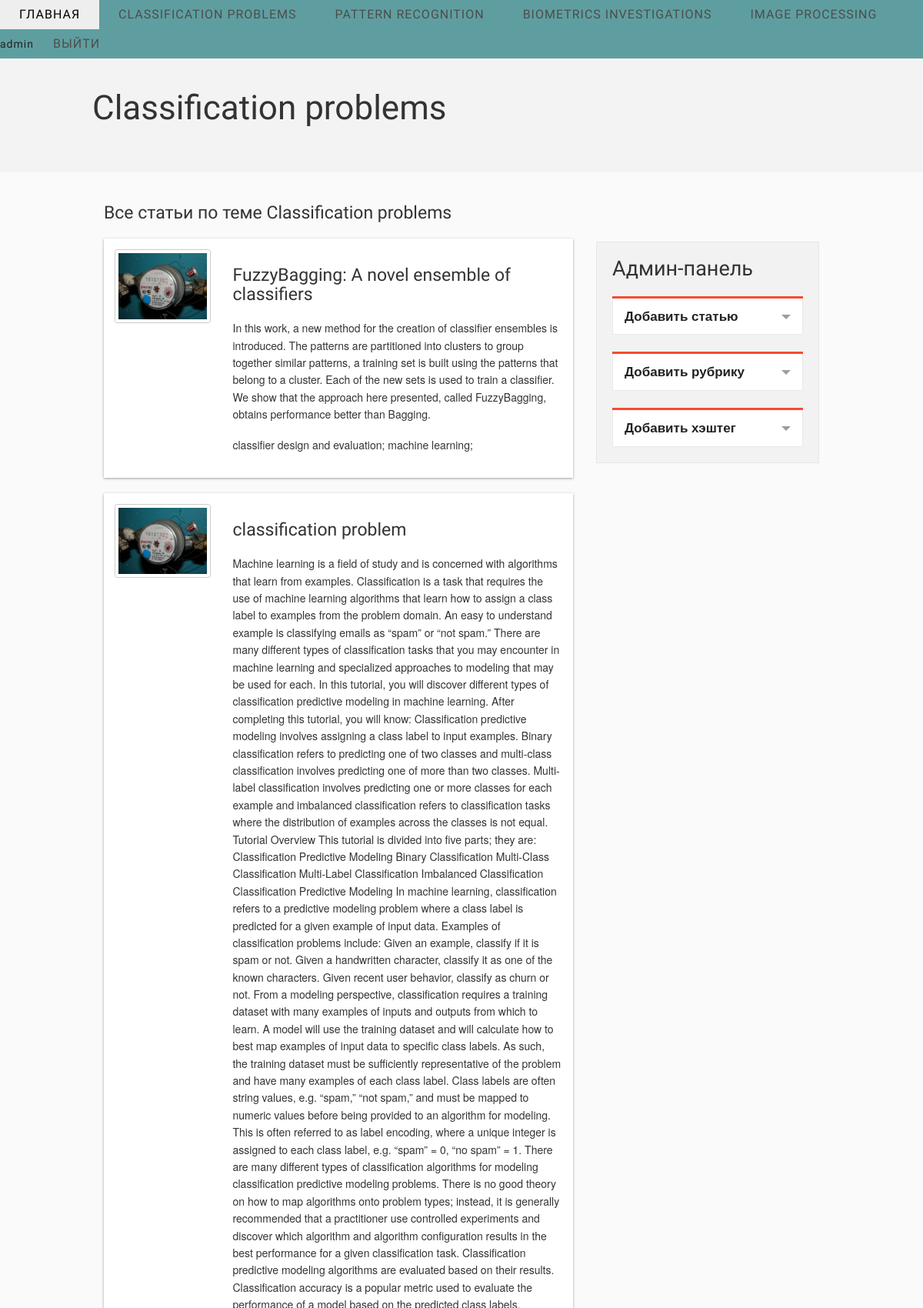
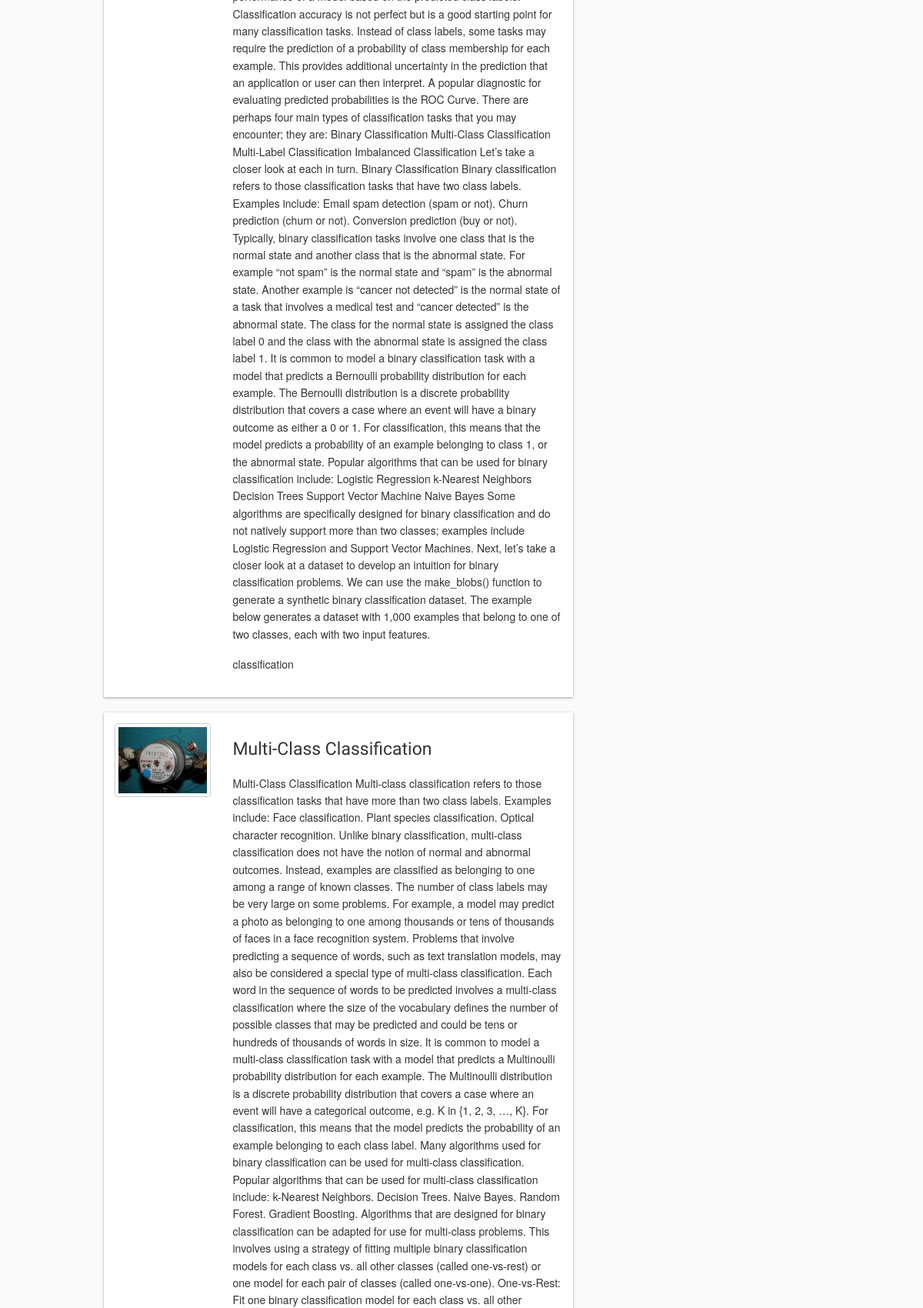
/news/rubric/1 (signed in, upper part), run on the app's committed database (2 pictures, top to bottom).
### news/models.py (models this page shows, shortened)
class Rubric(models.Model):
    name = models.CharField(max_length=100)

class Article(models.Model):
    title = models.CharField(max_length=100)
    keyword = models.CharField(max_length=200)
    annotation = models.TextField()
    rubric = models.ForeignKey(Rubric, null=True, blank=True, on_delete=models.SET_NULL)
    hashtag = models.ManyToManyField(Hashtag, help_text="Выберите хэштэг")

### news/views.py (the view)
# urls.py: path('rubric/<int:rubric_id>', views.by_rubric, name='rubric'),
def by_rubric(request, rubric_id):
    articles = Article.objects.filter(rubric=rubric_id)
    rubrics = Rubric.objects.all()
    current_rubric = Rubric.objects.get(pk=rubric_id)
    context = {'articles': articles, 'rubrics': rubrics, 'current_rubric': current_rubric}
    return render(request, 'news/rubrika.html', context)

### news/templates/news/rubrika.html (shortened to what this page needs)
<!DOCTYPE html>
{% load static %}
<html class="no-js" lang="en">
<head>
    <link rel="stylesheet" href="{% static 'stylesheets/foundation.min.css' %}">
    <link rel="stylesheet" href="{% static 'stylesheets/main.css' %}">
    <link rel="stylesheet" href="{% static 'stylesheets/app.css' %}">
    <link rel="stylesheet" href="{% static 'fonts/ligature.css' %}">
</head>
<body>
<nav>
     <div style="background-color:cadetblue; display: flex; justify-content: space-between">
        <div>
            <ul id="menu-header" class="nav-bar horizontal">
                <li><a href="{% url 'index' %}">Главная</a></li>
                {% for rubric in rubrics %}
                <li><a href="{% url 'rubric' rubric.id %}">{{rubric.name}}</a></li>
                {% endfor %}
                <li>{{request.user}}</li>
                {% if request.user.is_authenticated %}
                <li><a href="{% url 'logout' %}">Выйти</a></li>
                {% endif %}
            </ul>
        </div>
    </div>
</nav>
<header>
    <div class="row">
        <h1>{{current_rubric.name}}</h1>
</header>
<section>
    <div class="section_main">
        <div class="row">
            <section class="eight columns">
                <h4>Все статьи по теме {{current_rubric.name}}</h4>
                {% for article in articles %}
                {% if current_rubric.id == article.rubric.id %}
                <article class="blog_post">
                    <div class="three columns">
                        <a href="#" class="th"><img src="{% static 'images/a1.jpg' %}" alt="desc"/></a>
                    </div>
                    <div class="nine columns">
                        <a href="{% url 'current_article' article.id %}"><h4>{{article.title}}</h4></a>
                        <p>{{article.annotation}}</p>
                        <p>{{article.keyword}}</p>
                    </div>
                </article>
                {% endif %}
                {% endfor %}
            </section>
{% if request.user.is_authenticated %}
            <section class="four columns">
                <H3> &nbsp; </H3>
                <div class="panel">
                    <h3>Админ-панель</h3>
                    <ul class="accordion">
                        <li class="active">
                            <div class="title">
                                <a href="{% url 'createArticle' %}"><h5>Добавить статью</h5></a>
                            </div>
                        </li>
                    </ul>
                    <ul class="accordion">
                        <li class="active">
                            <div class="title">
                                <a href="{% url 'createRubric' %}"><h5>Добавить рубрику</h5></a>
                            </div>
                        </li>
                    </ul>
                    <ul class="accordion">
                        <li class="active">
                            <div class="title">
                                <a href="{% url 'createHashtag' %}"><h5>Добавить хэштег</h5></a>
                            </div>
                        </li>
                    </ul>
                </div>
            </section>
            {% endif %}
        </div>
    </div>
</section>
</body>
</html>

### static/stylesheets/main.css (style rules this page uses)
body { background: #fafafa }
.row { width: 960px }
header { background: #f3f3f3; clear:both; padding: 20px 0 40px }
.blog_post { clear: both; padding: 15px 0; overflow:auto; margin-bottom: 20px; background:#FFF; box-shadow: 0 1px 3px rgba(34, 25, 25, 0.4) }
p { color: #333 }
h1,h2,h3,h4 { font-family:'Open Sans Condensed',sans-serif; font-weight: normal; color: #333; margin: 20px 0 }
.section_main { padding: 20px 0 }
ul.accordion > li.active { border-top: 3px solid #f34c31; }
.nav-bar { margin-top: 0; background: none }
.nav-bar > li { border: 0; padding: 0; font-family: 'Open Sans Condensed',sans-serif; letter-spacing: 1px; box-shadow: none }
.nav-bar > li > a:first-child { font-size: 16px; text-transform: uppercase; padding: 0 25px }
.nav-bar > li:last-child { border: 0; box-shadow: none }
.nav-bar > li > a { color: #4d4d4d }
.active a { background:#F06B48; color: #FFF }

### data on the page
Rubric: name "CLASSIFICATION PROBLEMS", name "Classification problems"
Rubric: name "PATTERN RECOGNITION"
Rubric: name "BIOMETRICS INVESTIGATIONS"
Rubric: name "IMAGE PROCESSING"
Article: title "FuzzyBagging: A novel ensemble of classifiers", annotation "In this work, a new method for the creation of classifier ensembles is introduced. The patterns are partitioned into clusters to group together similar patterns, a training set is built using the patterns that belong to a cluster. Each of the new sets is used to train a classifier. We show that the approach here presented, called FuzzyBagging, obtains performance better than Bagging.", keyword "classifier design and evaluation; machine learning;"
Article: title "classification problem", annotation "Machine learning is a field of study and is concerned with algorithms that learn from examples. Classification is a task that requires the use of machine learning algorithms that learn how to assign a class label to examples from the problem domain. An easy to understand example is classifying emails as “spam” or “not spam.” There are many different types of classification tasks that you may encounter in machine learning and specialized approaches to modeling that may be used for each. In this tutorial, you will discover different types of classification predictive modeling in machine learning. After completing this tutorial, you will know: Classification predictive modeling involves…", keyword "classification"
Article: title "Multi-Class Classification"

### other printed values
{{ request.user }} "admin"
